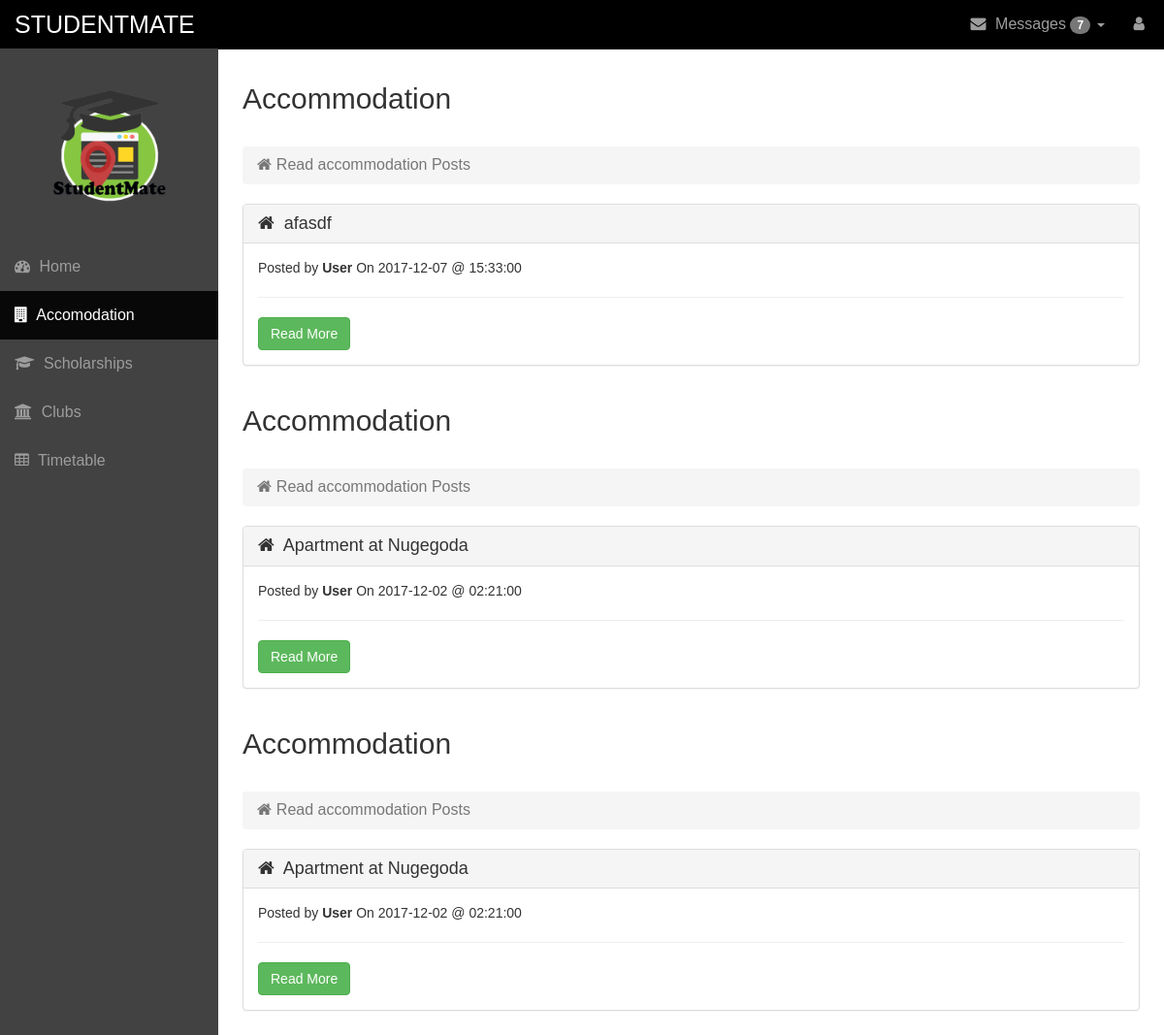
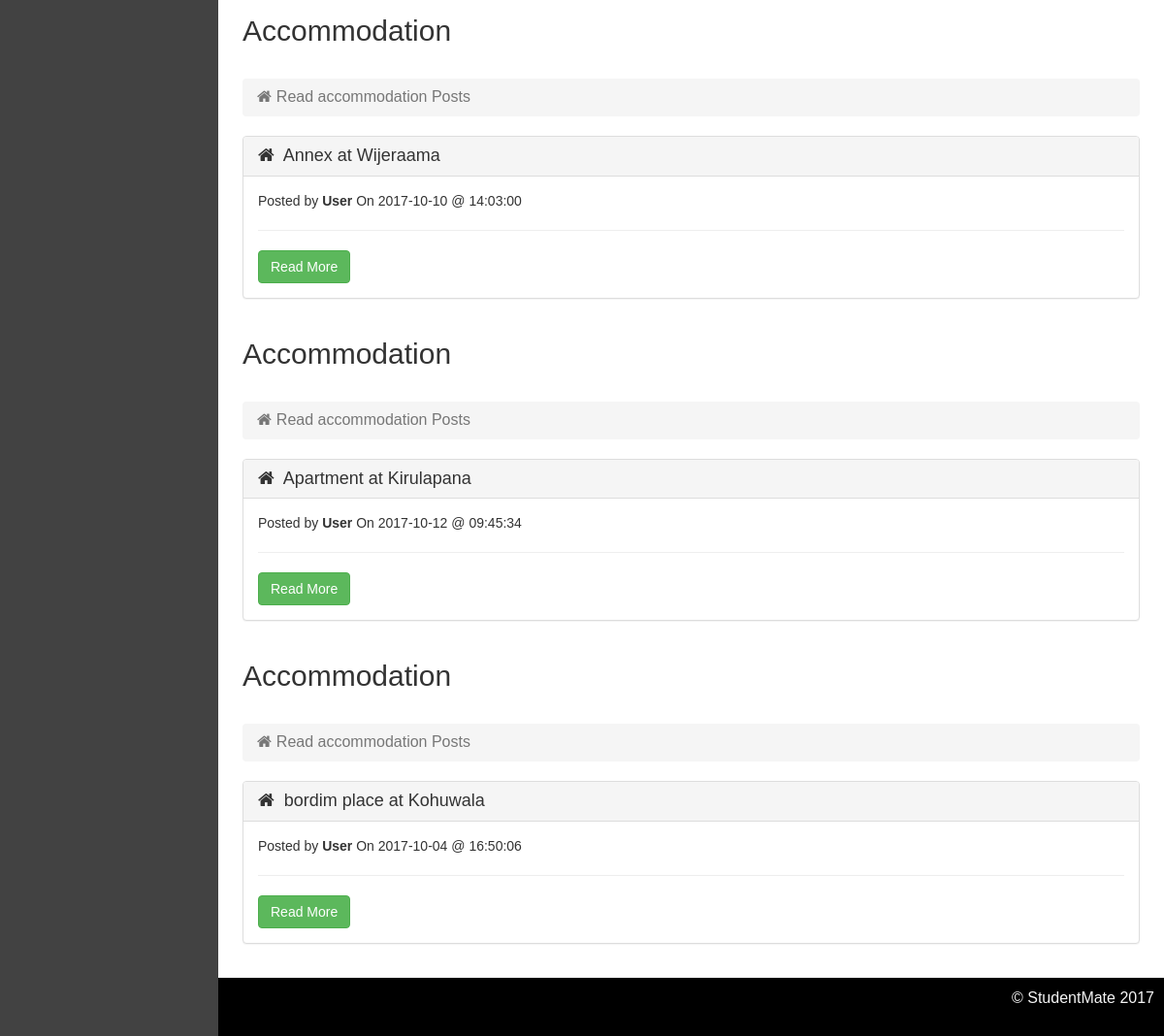
Screenshot of /index.php/user/userAccommodation with the database file from the repository (2 pictures, top to bottom).
### tables this page shows
CREATE TABLE `accommo` (
  `ac_id` int(10) NOT NULL,
  `ac_title` varchar(30) NOT NULL,
  `ac_content` varchar(500) NOT NULL,
  `ac_date` date NOT NULL,
  `ac_time` time NOT NULL
);

### application/controllers/User.php (called while the page is built, shortened)
<?php
class User extends CI_Controller{
  public function userAccommodation() {
    $this->load->model('User_model');
    $accomos = $this->User_model->getAccomo();
    $this->load->view('pages/accommodation_page', ['accomos' => $accomos]);
  }
}

### index.php (called while the page is built, shortened)
<?php
require_once BASEPATH.'core/CodeIgniter.php';

### application/models/User_model.php (called while the page is built, shortened)
<?php
class User_model extends CI_Model {
    public function getAccomo() {
        $this->db->select('*');
        $this->db->from('accommo');
        $this->db->order_by('ac_id','DESC');
        $query = $this->db->get();
        return $query->result();
    }
}
?>

### application/views/pages/accommodation_page.php (the view, shortened to what this page needs)
<!DOCTYPE html>
<html>
    <head>
        <link rel="stylesheet" href="<?php echo base_url(); ?>assets/css/bootstrap.min.css">
        <link rel="stylesheet" href="<?php echo base_url(); ?>assets/css/home.css">
        <link href="assets/font-awesome/css/font-awesome.min.css" rel="stylesheet">
    </head>
  <body>
    <div id="wrapper">
        <nav class="navbar navbar-inverse navbar-fixed-top" role="navigation">
        <div class="navbar-header">
          <a class="navbar-brand" href="<?php echo site_url('User/userHome') ?>" style="font-size: 25px;">STUDENTMATE</a>
        </div>
        <div class="collapse navbar-collapse navbar-ex1-collapse">
          <ul class="nav navbar-nav side-nav">
              <img src="<?php echo base_url() ?>assets/images/logoNew.png" alt="logo" class="logo">
            <li><a href="<?php echo site_url("User/userHome") ?>"><i class="fa fa-dashboard"></i> Home</a></li>
            <li class="active"><a href="#"><i class="fa fa-building"></i> Accomodation</a></li>
            <li><a href="forms.html"><i class="fa fa-graduation-cap"></i> Scholarships</a></li>
            <li><a href="<?php echo site_url("User/userClubs") ?>"><i class="fa fa-university"></i> Clubs</a></li>
            <li><a href="bootstrap-elements.html"><i class="fa fa-table"></i> Timetable</a></li>
          </ul>
          <ul class="nav navbar-nav navbar-right navbar-user" style="color: black;">
            <li class="dropdown messages-dropdown">
              <a href="#" class="dropdown-toggle" data-toggle="dropdown"><i class="fa fa-envelope"></i> Messages <span class="badge">7</span> <b class="caret"></b></a>
            </li>
            <li class="dropdown user-dropdown">
            <a href="" class="dropdown-toggle" data-toggle="dropdown"><i class="fa fa-user"></i> <?php echo $_SESSION['username'];?> </a>
            </li>
          </ul>
        </div>
      </nav>
      <div id="page-wrapper">
        <div class="row">
          <?php if (count($accomos)): ?>
          <?php foreach ($accomos as $row): ?>
          <div class="col-lg-12">
            <h2>Accommodation</h2><br>
            <ol class="breadcrumb">
              <li class="active"><i class="fa fa-home"></i>Read accommodation Posts</li>
            </ol>
            <div class="panel panel-default">
              <div class="panel-heading">
                <h1 class="panel-title"><i class="fa fa-home"></i> <?php echo $row->ac_title; ?></h1>
              </div>
              <div class="panel-body">
                <p>Posted by <b>User</b> On <?php echo $row->ac_date; ?>
                  @ <?php echo $row->ac_time; ?><br>
                </p><hr>
                <a href="<?php echo base_url('Users/getAccomoPost/'.$row->ac_id) ?>"><button type='submit' class='btn btn-success'>Read More</button></a>
              </div>
            </div>
          </div>
          <?php endforeach; ?>
          <?php else: ?>
          <p style="margin-bottom: 50px;">No news posted</p>
          <?php endif ?>
        </div>
      </div>
    <footer>
        <p class="text-right">&copy StudentMate 2017</p>
    </footer>
  </body>
</html>

### assets/css/home.css (style rules this page uses)
body { margin-top: 50px; font-size: 16px; font-family: 'Source Sans Pro', sans-serif; }
#wrapper { padding-left: 0; }
#page-wrapper { width: 100%; padding: 5px 15px; min-height: 800px; }
footer { background-color: black; height: 60px; }
.text-right { padding-top: 10px; padding-right: 10px; color: whitesmoke; }
.fa { padding-right: 5px !important; }
.logo { width:200px; height:200px; margin: auto; display: block; margin-bottom: 40px; }
.panel-title { font-size: 18px !important ; text-align: justify; }
.panel-body p { font-size: 14px; }
@media (min-width:768px) { .panel-title { font-size: 16px; } }
@media (min-width:768px) { .logo { width:80px; height:80px; margin: auto; display: block; margin-bottom: 40px; } }
@media (min-width:768px) { #wrapper { padding-left: 225px; } }
@media (min-width:768px) { #page-wrapper { padding: 15px 25px; } }
@media (min-width:768px) { .logo { width:120px; height:120px; display: block; margin: auto; margin-bottom: 40px; } }
@media (min-width:768px) { .side-nav { padding-top: 40px; margin-left: -225px; left: 225px; width: 225px; position: fixed; top: 50px; height: 100%; border-radius: 0; border: none; background-color: #424242; overflow-y: auto; } }
@media (min-width:768px) { .side-nav>li>a { width: 225px; } }
@media (min-width:768px) { .navbar-inverse { background-color: black; } }
@media (min-width:768px) { .navbar-collapse { padding-left: 15px !important; padding-right: 15px !important; } }

### rows the page displays
accommo: ac_title "afasdf", ac_date "2017-12-07", ac_time "15:33:00"
accommo: ac_title "Apartment at Nugegoda", ac_date "2017-12-02", ac_time "02:21:00"
accommo: ac_title "Apartment at Nugegoda", ac_date "2017-12-02", ac_time "02:21:00"
accommo: ac_title "Annex at Wijeraama", ac_date "2017-10-10", ac_time "14:03:00"
accommo: ac_title "Apartment at Kirulapana", ac_date "2017-10-12", ac_time "09:45:34"
accommo: ac_title "bordim place at Kohuwala", ac_date "2017-10-04", ac_time "16:50:06"
